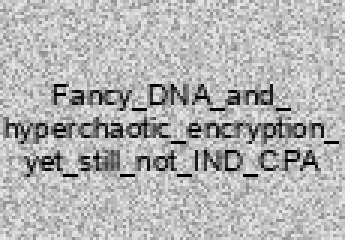
#> input picture Crypto/Molecular Cryptography Revenge/src/flag.png, 115 x 80 px, found by its file name (shown 3 times larger)
$ python chall.py
#> lines starting #> are read from the running program, lines starting #| are printed output that depends on the picture
### Crypto/Molecular Cryptography Revenge/dist/chaotic.py
import numpy as np
from scipy.integrate import solve_ivp
import random

# System Parameters
a, b, c, d = 36, 3, 28, 16

# Initial Conditions
x0 = round(random.uniform(-20, 20), 1)
y0 = round(random.uniform(-30, 30), 1)
z0 = round(random.uniform(0.1, 40), 1)
q0 = round(random.uniform(-20, 20), 1)
k = round(random.uniform(-0.7, 0.7), 2)

# Time Settings
h = 0.001  # Time step
T = 1.0    # Total time
t_eval = np.arange(0, T, h)  # Evaluation times

# Define the system of ODEs
def chaos(t, vars):
    x, y, z, q = vars
    dx = a * (y - x)
    dy = -x * z + d * x + c * y - q
    dz = x * y - b * z
    dq = x + k
    return [dx, dy, dz, dq]

def generate_sequences(M, N):
    sol = solve_ivp(chaos, [0, T], [x0, y0, z0, q0], t_eval=t_eval, method='RK45')
    x_data = sol.y[0]
    y_data = sol.y[1]

    # Sampling Parameters
    total_samples = len(x_data)
    indices_x = np.linspace(0, total_samples - 1, M, dtype=int)
    indices_y = np.linspace(0, total_samples - 1, N, dtype=int)

    # Sample the Sequences
    x_sequence = x_data[indices_x]
    y_sequence = y_data[indices_y]

    lx = np.argsort(x_sequence)
    ly = np.argsort(y_sequence)

    return lx, ly

### Crypto/Molecular Cryptography Revenge/dist/chall.py
import numpy as np
from PIL import Image
from chaotic import generate_sequences

dna_rules = {
    1: {'00': 'A', '11': 'T', '01': 'G', '10': 'C'},
    2: {'00': 'A', '11': 'T', '10': 'G', '01': 'C'},
    3: {'01': 'A', '10': 'T', '00': 'G', '11': 'C'},
    4: {'01': 'A', '10': 'T', '11': 'G', '00': 'C'},
    5: {'10': 'A', '01': 'T', '00': 'G', '11': 'C'},
    6: {'10': 'A', '01': 'T', '11': 'G', '00': 'C'},
    7: {'11': 'A', '00': 'T', '01': 'G', '10': 'C'},
    8: {'11': 'A', '00': 'T', '10': 'G', '01': 'C'}
}

def dna_encode_matrix(P, rule_number):
    rule = dna_rules[rule_number]
    dna_encoded_rows = []
    for row in P:
        dna_row = []
        for num in row:
            binary_str = f'{num:08b}'
            for i in range(0, 8, 2):
                bit_pair = binary_str[i:i+2]
                dna_row.append(rule[bit_pair])
        dna_encoded_rows.append(dna_row)
    return np.array(dna_encoded_rows)

def dna_decode_matrix(dna_matrix, rule_number):
    rule = dna_rules[rule_number]
    rev_rule = {v: k for k, v in rule.items()}
    decoded_rows = []
    for row in dna_matrix:
        bit_pairs = [rev_rule.get(base, '00') for base in row]
        num_bits = ''.join(bit_pairs)
        num_bytes = len(num_bits) // 8
        decoded_row = [int(num_bits[i*8:(i+1)*8], 2) for i in range(num_bytes)]
        decoded_rows.append(decoded_row)
    return np.array(decoded_rows, dtype=np.uint8)

def xor_matrices(matrix1, matrix2, rule_number):
    rule = dna_rules[rule_number]
    rev_rule = {v: k for k, v in rule.items()}
    xor_rows = []
    for row1, row2 in zip(matrix1, matrix2):
        xor_row = []
        for b1, b2 in zip(row1, row2):
            bits1 = rev_rule[b1]
            bits2 = rev_rule[b2]
            xor_bits = format(int(bits1, 2) ^ int(bits2, 2), '02b')
            xor_row.append(rule[xor_bits])
        xor_rows.append(xor_row)
    return np.array(xor_rows)

def scramble_matrix(P, lx, ly):
    return P[lx, :][:, ly]

def adjust_sequences(seq, new_length):
    filtered_seq = seq[seq < new_length]
    repeats = -(-new_length // len(filtered_seq))
    return np.tile(filtered_seq, repeats)[:new_length]

def parse_user_input(user_input):
    try:
        rows = user_input.strip().split(';')
        matrix = []
        num_columns = None
        for row in rows:
            elements = list(map(int, row.strip().split(',')))
            if not all(0 <= elem <= 255 for elem in elements):
                raise ValueError
            if num_columns is None:
                num_columns = len(elements)
            elif len(elements) != num_columns:
                raise ValueError
            matrix.append(elements)
        return np.array(matrix, dtype=np.uint8)
    except:
        raise ValueError("Invalid input.")

if __name__ == "__main__":
    img = Image.open('flag.png').convert('L')
#> img is the input picture: PIL image 115x80 L; min 0, max 230, mean 180.2
    img_data = np.array(img)
    P0 = np.random.randint(0, 256, size=img_data.shape, dtype=np.uint8)

    rule_number = 3
    dna_encoded_P = dna_encode_matrix(P0, rule_number)
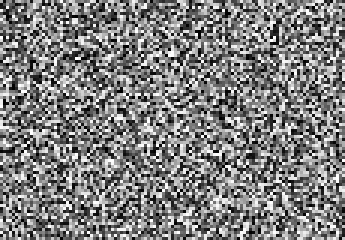
#> P0: shape (80, 115) (shown 3 times larger); min 0, max 255, mean 126.8
    total_bases = dna_encoded_P.size
#> total_bases = 36800
    keystream = np.random.choice(['A', 'C', 'G', 'T'], size=total_bases)
    key_matrix = keystream.reshape(dna_encoded_P.shape)

    lx, ly = generate_sequences(P0.shape[0], dna_encoded_P.shape[1])
    lx, ly = np.array(lx), np.array(ly)

    scrambled_P = scramble_matrix(dna_encoded_P, lx, ly)
    Pc = xor_matrices(scrambled_P, key_matrix, rule_number)
    decoded_Pc = dna_decode_matrix(Pc, 4)

    encrypted_challenge = ';'.join(','.join(map(str, row)) for row in decoded_Pc)
    print("Encrypted Challenge:")
    print(encrypted_challenge)
#> (printed output is left out)

    for i in range(1, 8):
#> (the run stopped early here; a loop or call above may not have finished)
